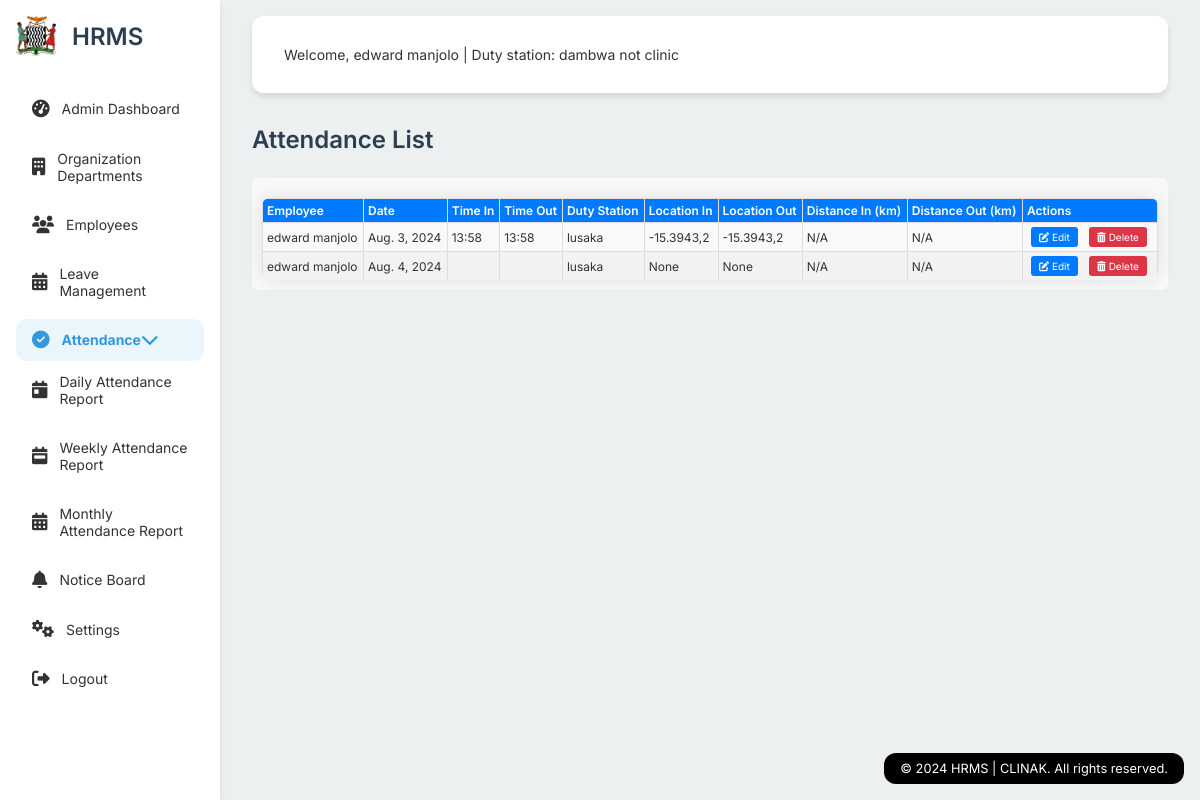
The page /attendance/list/ (signed in) on the database its author committed.
### hrms/models.py (models this page shows, shortened)
class User(AbstractUser):
    is_admin = models.BooleanField(default=False)
    is_employee = models.BooleanField(default=False)
    duty_station = models.ForeignKey(DutyStation, on_delete=models.SET_NULL, null=True)
    groups = models.ManyToManyField(
        Group,
        related_name='hrms_user_set',
        blank=True,
        help_text='The groups this user belongs to. A user will get all permissions granted to each of their groups.',
        verbose_name='groups',
    )
    user_permissions = models.ManyToManyField(
        Permission,
        related_name='hrms_user_set',
        blank=True,
        help_text='Specific permissions for this user.',
        verbose_name='user permissions',
    )
    def get_full_name(self):
        return f"{self.first_name} {self.last_name}".strip()

class DutyStation(models.Model):
    name = models.CharField(max_length=100)
    def __str__(self):
        return self.name

class Attendance(models.Model):
    employee = models.ForeignKey(Employee, on_delete=models.CASCADE)
    date = models.DateField()
    time_in = models.DateTimeField(null=True, blank=True)
    time_out = models.DateTimeField(null=True, blank=True)
    location_in = models.CharField(max_length=255, null=True, blank=True)
    location_out = models.CharField(max_length=255, null=True, blank=True)
    distance_in = models.FloatField(null=True, blank=True)
    distance_out = models.FloatField(null=True, blank=True)

class Employee(models.Model):
    user = models.OneToOneField(User, on_delete=models.CASCADE)
    duty_station = models.ForeignKey(DutyStation, on_delete=models.CASCADE, null=True, blank=True)
    department = models.ForeignKey(Department, on_delete=models.SET_NULL, null=True)
    position = models.ForeignKey(Position, on_delete=models.SET_NULL, null=True, blank=True)
    photo = models.ImageField(upload_to='employee_photos/', null=True, blank=True)
    date_joined = models.DateField(auto_now_add=True)

### hrms/views.py (the view)
# urls.py: path('attendance/list/', views.attendance_list, name='attendance_list'),
@login_required
def attendance_list(request):
    if request.user.is_admin:
        attendances = Attendance.objects.select_related('employee__user').all()
    else:
        attendances = Attendance.objects.select_related('employee__user').filter(employee=request.user.employee)
    for attendance in attendances:
        if attendance.employee.duty_station:
            central_location = CentralLocation.objects.get(duty_station=attendance.employee.duty_station)
            if attendance.location_in:
                lat_in, lon_in = map(float, attendance.location_in.split(','))
                attendance.distance_in = geopy_distance(
                    (central_location.latitude, central_location.longitude),
                    (lat_in, lon_in)
                ).kilometers
            if attendance.location_out:
                lat_out, lon_out = map(float, attendance.location_out.split(','))
                attendance.distance_out = geopy_distance(
                    (central_location.latitude, central_location.longitude),
                    (lat_out, lon_out)
                ).kilometers
    return render(request, 'attendance_list.html', {'attendances': attendances})

### hrms/context_processors.py (called while the page is built)
def duty_station(request):
    if request.user.is_authenticated:
        return {
            'duty_station': request.user.duty_station,
        }
    return {}

### hrms/templates/attendance_list.html (shortened to what this page needs)
{% extends 'admin_base.html' %}
{% block content_title %}Attendance List{% endblock %}
{% block content %}
<div class="attendance-list-container">
    <table class="attendance-table">
        <thead>
            <tr>
                <th>Employee</th>
                <th>Date</th>
                <th>Time In</th>
                <th>Time Out</th>
                <th>Duty Station</th>
                <th>Location In</th>
                <th>Location Out</th>
                <th>Distance In (km)</th>
                <th>Distance Out (km)</th>
                <th>Actions</th>
            </tr>
        </thead>
        <tbody>
            {% for attendance in attendances %}
                <tr>
                    <td>{{ attendance.employee.user.get_full_name|default:attendance.employee.user.username }}</td>
                    <td>{{ attendance.date }}</td>
                    <td>{{ attendance.time_in|date:"H:i" }}</td>
                    <td>{{ attendance.time_out|date:"H:i" }}</td>
                    <td>{{ attendance.employee.duty_station }}</td>
                    <td>{{ attendance.location_in|slice:":10" }}</td>
                    <td>{{ attendance.location_out|slice:":10" }}</td>
                    <td>
                        {% if attendance.distance_in %}
                            {{ attendance.distance_in|floatformat:1 }}
                        {% else %}
                            N/A
                        {% endif %}
                    </td>
                    <td>
                        {% if attendance.distance_out %}
                            {{ attendance.distance_out|floatformat:1 }}
                        {% else %}
                            N/A
                        {% endif %}
                    </td>
                    <td>
                        {% if request.user.is_admin or request.user.employee == attendance.employee %}
                            <a href="{% url 'edit_attendance' attendance.id %}" class="edit-btn"><i class="fas fa-edit"></i> Edit</a>
                            <a href="{% url 'delete_attendance' attendance.id %}" class="delete-btn"><i class="fas fa-trash-alt"></i> Delete</a>
                        {% endif %}
                    </td>
                </tr>
            {% empty %}
                <tr>
                    <td colspan="10">No attendance records found.</td>
                </tr>
            {% endfor %}
        </tbody>
    </table>
</div>
{% endblock %}

### hrms/templates/admin_base.html (shortened to what this page needs)
<!DOCTYPE html>
{% load static %}
<html lang="en">
<head>
    <link rel="stylesheet" href="https://cdnjs.cloudflare.com/ajax/libs/font-awesome/6.4.0/css/all.min.css">
</head>
<body>
    <div class="container">
        <div class="sidebar">
            <div class="sidebar-header">
                <img src="{% static 'Coat.png' %}" alt="Coat Image">
                    <a href="{% url 'dashboard' %}" style="text-decoration: none;">
                        <h1>HRMS</h1>
                    </a>
            </div>
            <ul>
                {% if not user.is_superuser %}
                <li>
                    <a href="{% url 'dashboard' %}" class="{% if request.resolver_match.url_name == 'dashboard' %}active{% endif %}">
                        <i class="fas fa-tachometer-alt"></i> Admin Dashboard
                    </a>
                </li>
                {% endif %}
                <li>
                    <a href="{% url 'department_list' %}" class="{% if request.resolver_match.url_name == 'department_list' or request.resolver_match.url_name == 'add_department' %}active{% endif %}">
                        <i class="fas fa-building"></i> Organization Departments
                    </a>
                </li>
                <li>
                    <a href="{% url 'manage_employees' %}" class="{% if request.resolver_match.url_name == 'manage_employees' %}active{% endif %}">
                        <i class="fas fa-users"></i> Employees
                    </a>
                </li>
                <li>
                    <a href="{% url 'manage_leaves' %}" class="{% if request.resolver_match.url_name == 'manage_leaves' %}active{% endif %}">
                        <i class="fas fa-calendar-alt"></i> Leave Management
                    </a>
                </li>
                <li>
                    <a href="{% url 'attendance_list' %}" class="{% if request.resolver_match.url_name == 'attendance_list' %}active{% endif %}">
                        <i class="fas fa-check-circle"></i> Attendance <i class="fas fa-chevron-down"></i>
                    </a>
                    <ul>
                        <li><a href="{% url 'daily_attendance_report' %}"><i class="fas fa-calendar-day"></i> Daily Attendance Report</a></li>
                        <li><a href="{% url 'weekly_attendance_report' %}"><i class="fas fa-calendar-week"></i> Weekly Attendance Report</a></li>
                        <li><a href="{% url 'monthly_attendance_report' %}"><i class="fas fa-calendar-alt"></i> Monthly Attendance Report</a></li>
                    </ul>
                </li>
                <li>
                    <a href="{% url 'view_notices' %}" class="{% if request.resolver_match.url_name == 'view_notices' %}active{% endif %}">
                        <i class="fas fa-bell"></i> Notice Board
                    </a>
                </li>
                <li>
                    <a href="{% url 'settings' %}" class="{% if request.resolver_match.url_name == 'settings' %}active{% endif %}">
                        <i class="fas fa-cogs"></i> Settings
                    </a>
                </li>
                <li>
                    <a href="{% url 'logout' %}" class="{% if request.resolver_match.url_name == 'logout' %}active{% endif %}">
                        <i class="fas fa-sign-out-alt"></i> Logout
                    </a>
                </li>
            </ul>
        </div>
        <div class="main-content">
            <header class="header">
    <p class="welcome-message">
        {% block header %}
        Welcome,
        {% if request.user.is_superuser %}
            Provincial {{ request.user.get_full_name|default:request.user.username }}
        {% else %}
            {{ request.user.get_full_name|default:request.user.username }} | Duty station: {{ duty_station.name }}
        {% endif %}
        {% endblock %}
    </p>
</header>
            <div class="content">
                <h2>{% block content_title %}Section Title{% endblock %}</h2>
                {% block content %}{% endblock %}
            </div>
            <div class="footer">
                &copy; 2024 HRMS | CLINAK. All rights reserved.
            </div>
        </div>
    </div>
</body>
</html>

### hrms/templates/admin_base.html (style rules this page uses)
:root { --primary-color: #2c3e50; --secondary-color: #34495e; --accent-color: #3498db; --background-color: #ecf0f1; --text-color: #333; --sidebar-width: 280px; --header-height: 80px; --border-radius: 12px; --box-shadow: 0 4px 6px rgba(0, 0, 0, 0.1); }
body { font-family: 'Inter', sans-serif; margin: 0; padding: 0; font-size: 14px; background-color: var(--background-color); color: var(--text-color); }
.container { display: flex; min-height: 100vh; }
.sidebar { width: var(--sidebar-width); background-color: #fff; box-shadow: var(--box-shadow); padding: 1rem; box-sizing: border-box; transition: transform 0.3s ease; position: fixed; top: 0; left: 0; height: 100vh; z-index: 1000; overflow-y: auto; }
.sidebar-header { display: flex; align-items: center; margin-bottom: 2rem; }
.sidebar-header img { width: 40px; height: 40px; margin-right: 1rem; }
.sidebar-header h1 { font-size: 1.5rem; font-weight: 600; color: var(--primary-color); margin: 0; }
.sidebar ul { list-style: none; padding: 0; margin: 0; }
.sidebar ul li { margin-bottom: 0.5rem; }
.sidebar ul li a { color: var(--text-color); text-decoration: none; display: flex; align-items: center; padding: 0.75rem 1rem; border-radius: var(--border-radius); transition: all 0.3s; }
.sidebar ul li a:hover, .sidebar ul li a.active { background-color: rgba(52, 152, 219, 0.1); color: var(--accent-color); }
.sidebar ul li a i { margin-right: 0.75rem; font-size: 1.1rem; }
.main-content { flex: 1; padding: 1rem 2rem; margin-left: var(--sidebar-width); transition: margin-left 0.3s ease; }
.header { display: flex; justify-content: space-between; align-items: center; margin-bottom: 2rem; background-color: #fff; padding: 1rem 2rem; border-radius: var(--border-radius); box-shadow: var(--box-shadow); position: sticky; top: 0; z-index: 100; }
.content { transition: all 0.3s ease; }
.content h2 { font-size: 1.5rem; font-weight: 600; color: var(--primary-color); margin-top: 0; margin-bottom: 1.5rem; }
table { width: 100%; border-collapse: separate; border-spacing: 0; border-radius: 8px; overflow: hidden; box-shadow: 0 0 20px rgba(0, 0, 0, 0.1); }
th, td { padding: 1rem; text-align: left; border-bottom: 1px solid #e0e0e0; }
th { background-color: var(--secondary-color); font-weight: 600; color: #fff; }
tr:last-child td { border-bottom: none; }
.footer { position: fixed; bottom: 1rem; right: 1rem; padding: 0.5rem 1rem; background-color: black; color: #fff; border-radius: var(--border-radius); font-size: 0.8rem; }
.active { font-weight: bold; }
@media (max-width: 1200px) { .sidebar { width: 220px; } }
@media (max-width: 1200px) { .main-content { margin-left: 220px; } }

### hrms/templates/attendance_list.html (style rules this page uses)
.attendance-list-container { padding: 10px; background-color: #f9f9f9; border-radius: 6px; font-size: 12px; }
.attendance-table { width: 100%; border-collapse: collapse; margin-top: 10px; }
.attendance-table th, .attendance-table td { border: 1px solid #ddd; padding: 4px; text-align: left; font-size: 12px; overflow: hidden; text-overflow: ellipsis; white-space: nowrap; }
.attendance-table th { background-color: #007bff; color: white; font-size: 12px; }
.attendance-table tr:nth-child(even) { background-color: #f2f2f2; }
.edit-btn, .delete-btn { display: inline-block; padding: 4px 8px; margin: 0 4px; font-size: 10px; text-decoration: none; color: #fff; border-radius: 3px; transition: background-color 0.3s; }
.edit-btn { background-color: #007bff; }
.delete-btn { background-color: #dc3545; }

### rows shown on the page
User: user.get_full_name "edward manjolo"
DutyStation: name "dambwa not clinic"
Attendance: employee.user.get_full_name "edward manjolo", date "Aug. 3, 2024", time_in "13:58", time_out "13:58", employee.duty_station "lusaka", location_in "-15.3943,2", location_out "-15.3943,2", distance_in "N/A", distance_out "N/A", shows "Edit"
Attendance: employee.user.get_full_name "edward manjolo", date "Aug. 4, 2024", employee.duty_station "lusaka", location_in "None", location_out "None", shows "N/A", shows "Edit"
